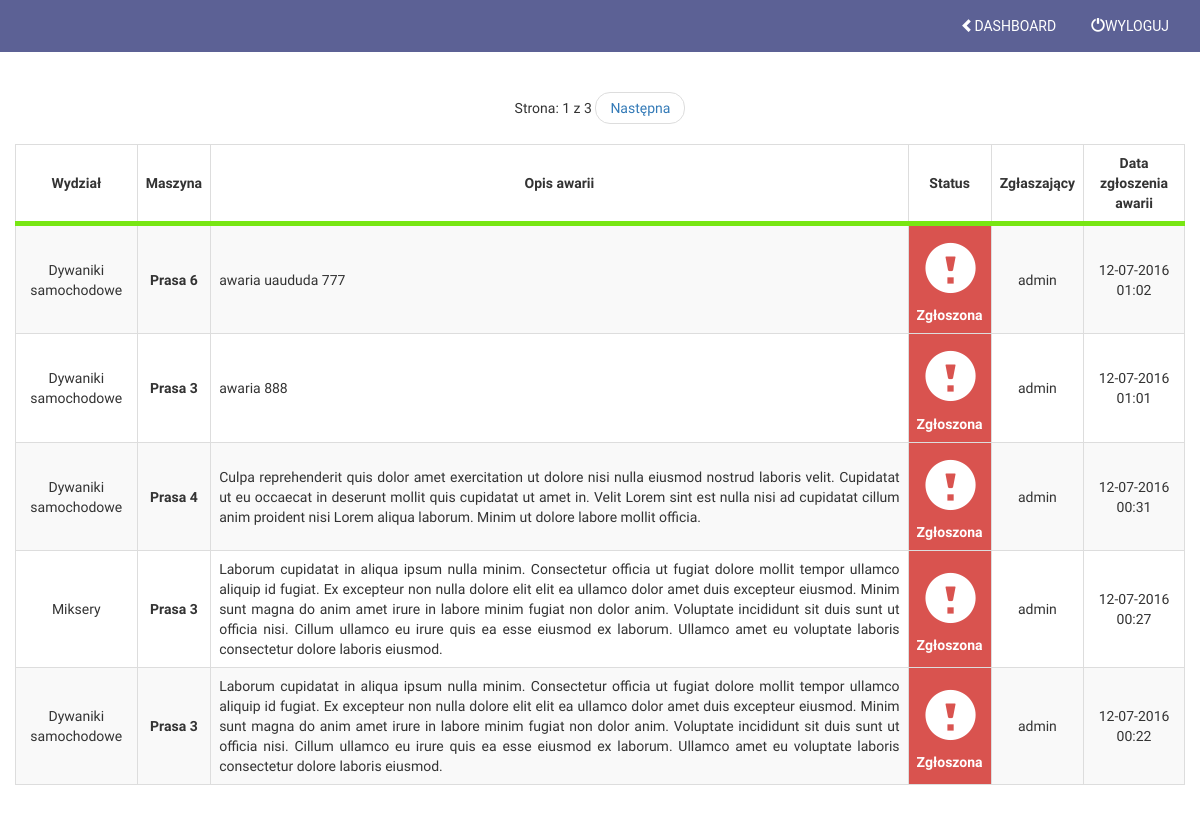
Page /awarie/ (signed in) on the earlier database version.
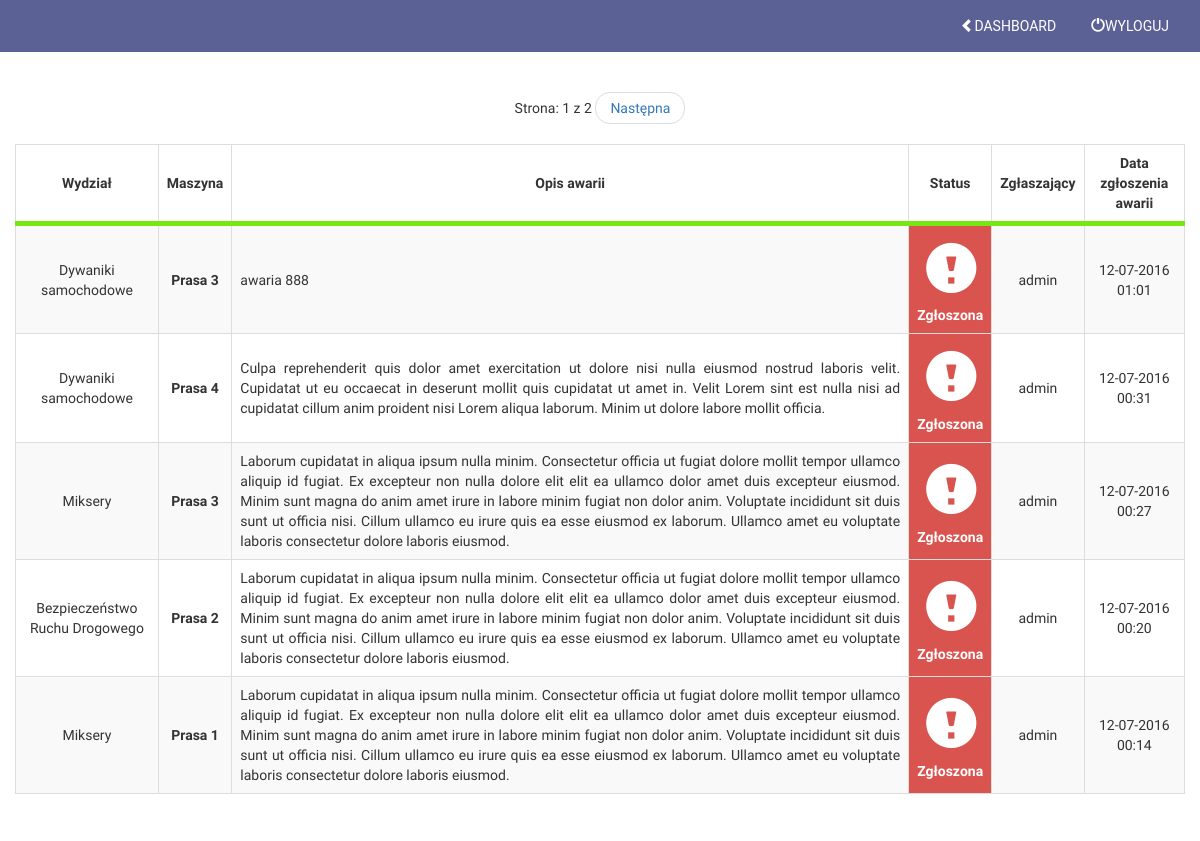
Same page on the later database version.
### failure/models.py (models this page shows, shortened)
class Awaria(models.Model):
	maszyna = models.ForeignKey(Maszyna, on_delete=models.PROTECT, verbose_name='Maszyna')
	wydzial = models.ForeignKey(Wydzial, verbose_name='Wydział')
	description = models.TextField(verbose_name="Opis awarii", blank=True)
	add_date = models.DateTimeField(auto_now_add=True, verbose_name="Data zgłoszenia")
	repair_date = models.DateTimeField(blank=True, null=True, verbose_name="Data rozpoczęcia naprawy")
	remove_date = models.DateTimeField(blank=True, null=True, verbose_name="Data zakończenia naprawy")
	user = models.ForeignKey(User, verbose_name='Zgłaszający')
	sur = models.CharField(max_length = 50, verbose_name='Przyjęte przez',blank=True, null=True)
	status = models.ForeignKey(Status, default=1, verbose_name='Status')
	class Meta:
         verbose_name = "Awaria"
         verbose_name_plural = "Awarie"

class Wydzial(models.Model):
	nazwa = models.CharField(max_length=50, verbose_name="Nazwa wydziału")
	user = models.ForeignKey(User, verbose_name='Mistrz')
	def __str__(self):
		return self.nazwa
	class Meta:
         verbose_name = "Wydział"
         verbose_name_plural = "Wydziały"

class Maszyna(models.Model):
	nazwa = models.CharField(max_length=50, verbose_name="Nazwa")
	wydzial = models.ForeignKey(Wydzial, verbose_name='Wydział')
	hala = models.ForeignKey(Hala, verbose_name='Hala')
	opiekun = models.ForeignKey(User, verbose_name='Opiekun', default=1)
	def __str__(self):
		return self.nazwa
	class Meta:
         verbose_name = "Maszyna"
         verbose_name_plural = "Maszyny"

class Status(models.Model):
    nazwa = models.CharField(max_length = 50, verbose_name = 'Nazwa')
    def __str__(self):
        return self.nazwa
    class Meta:
        verbose_name = 'Status'
        verbose_name_plural = 'Statusy'

### failure/views.py (the view)
# urls.py: url(r'^awarie/$', 'failure.views.awarie'),
@login_required
@user_passes_test(lambda u: u.groups.filter(name='Brygadzista').count() == 0, login_url='/loggedin/')
@user_passes_test(lambda u: u.groups.filter(name='Kierownik').count() == 0, login_url='/loggedin/')
def awarie(request):
    awarie_list = Awaria.objects.filter(status=1).order_by('status','-add_date')
    paginator = Paginator(awarie_list,5)
    try:
        page = int(request.GET.get('page', '1'))
    except:
        page = 1
    try:
        awarie = paginator.page(page)
    except(EmptyPage, InvalidPage):
        awarie = paginator.page(paginator.num_pages)
    return render(request, 'awarie.html', {
        'awarie' : awarie
        })

### templates/awarie.html (shortened to what this page needs)
{% extends "base.html" %}
{% load staticfiles %}
{% block content %}
<section id="produkt">
	<div class="container">
		<div class="row">
			{% if awarie %}
			<table id="result_list" class="table table-striped table-bordered">
				<thead>
					<tr>
						<th scope="col" class="sortable column">Wydział</th>
						<th scope="col" class="sortable column">Maszyna</th>
						<th scope="col" class="sortable column">Opis awarii</th>
						<th scope="col" class="sortable column">Status</th>
						<th scope="col" class="sortable column">Zgłaszający</th>
						<th scope="col" class="sortable column">Data zgłoszenia awarii</th>
					</tr>
				</thead>
				<tbody>
				{% for awarie in awarie.object_list %}
					<tr class="row1 text-center">
						<td class="field-wydzial">{{ awarie.wydzial }}</td>
						<td class="field-maszyna"><strong>{{ awarie.maszyna }}</strong></td>
						<td class="field-opis text-justify">{{ awarie.description }}</td>
						<th class="field-status">{{ awarie.status }}</th>
						<td class="field-declarant">{{ awarie.user }}</td>
						<td class="field-filing_date">{{ awarie.add_date |date:"d-m-Y H:i" }}</td>
					</tr>
				{% endfor %}
				</tbody>
				{% else %}
				<p>Brak awarii</p>
			</table>
				{% endif %}
		</div>
		<nav>
			<ul class="pager">
				<li>
					Strona: {{ awarie.number }} z {{ awarie.paginator.num_pages }}
				</li>
				<li>{% if awarie.has_next %}
						<a href="?page={{ awarie.next_page_number }}">Następna</a>
					{% endif %}
				</li>
			</ul>
		</nav>
</section>
{% endblock %}

Differences in the rows shown:
no longer on this page (row edited): Awaria: wydzial "Dywaniki samochodowe", maszyna "Prasa 6", description "awaria uaududa 777", status "Zgłoszona", user "admin", add_date "12-07-2016 01:02"
no longer on this page (row edited): Awaria: wydzial "Dywaniki samochodowe", maszyna "Prasa 3", description "Laborum cupidatat in aliqua ipsum nulla minim. Consectetur officia ut fugiat dolore mollit tempor ullamco aliquip id fugiat. Ex excepteur non nulla dolore elit elit ea ullamco dolor amet duis excepteur eiusmod. Minim sunt magna do anim amet irure in labore minim fugiat non dolor anim. Voluptate incididunt sit duis sunt ut officia nisi. Cillum ullamco eu irure quis ea esse eiusmod ex laborum. Ullamco amet eu voluptate laboris consectetur dolore laboris eiusmod.", status "Zgłoszona", user "admin", add_date "12-07-2016 00:22"
now on this page (row unchanged): Awaria: wydzial "Bezpieczeństwo Ruchu Drogowego", maszyna "Prasa 2", description "Laborum cupidatat in aliqua ipsum nulla minim. Consectetur officia ut fugiat dolore mollit tempor ullamco aliquip id fugiat. Ex excepteur non nulla dolore elit elit ea ullamco dolor amet duis excepteur eiusmod. Minim sunt magna do anim amet irure in labore minim fugiat non dolor anim. Voluptate incididunt sit duis sunt ut officia nisi. Cillum ullamco eu irure quis ea esse eiusmod ex laborum. Ullamco amet eu voluptate laboris consectetur dolore laboris eiusmod.", status "Zgłoszona", user "admin", add_date "12-07-2016 00:20"
now on this page (row unchanged): Awaria: wydzial "Miksery", maszyna "Prasa 1", description "Laborum cupidatat in aliqua ipsum nulla minim. Consectetur officia ut fugiat dolore mollit tempor ullamco aliquip id fugiat. Ex excepteur non nulla dolore elit elit ea ullamco dolor amet duis excepteur eiusmod. Minim sunt magna do anim amet irure in labore minim fugiat non dolor anim. Voluptate incididunt sit duis sunt ut officia nisi. Cillum ullamco eu irure quis ea esse eiusmod ex laborum. Ullamco amet eu voluptate laboris consectetur dolore laboris eiusmod.", status "Zgłoszona", user "admin", add_date "12-07-2016 00:14"
Other differences:
{{ awarie.paginator.num_pages }}: "3" → "2"
